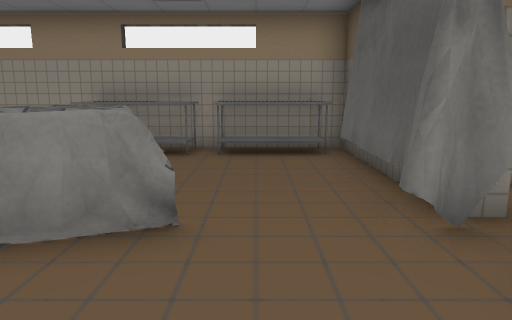
view 1 (above)

12 first-person views from a walk through a 3-D level made in the Unity game engine. The camera is 1.2 m above the floor, tilts 10° down and sees 70° across. The floor is counted in squares, 1 m on a side. Each view is taken from the middle of a square. On the plan, view 1 faces up. The plan holds only what a view shows up to about 15 squares ahead; the rest is blank. Some surface patterns are stand-ins.

view 2
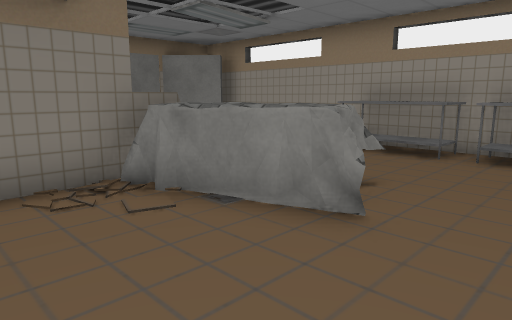

view 3
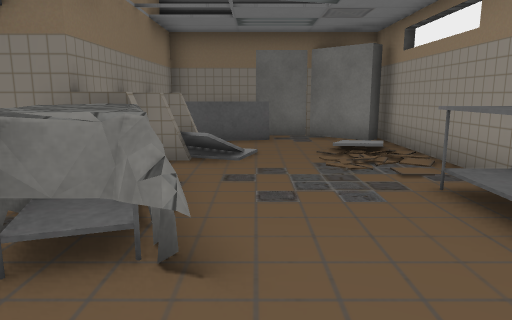

view 4
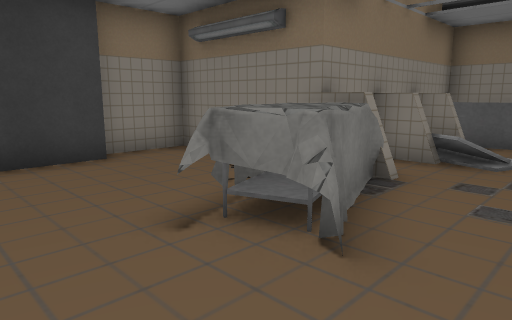

view 5
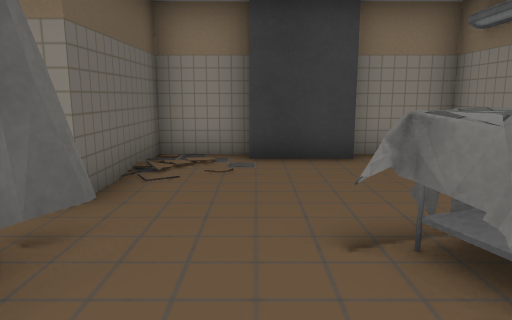

view 6
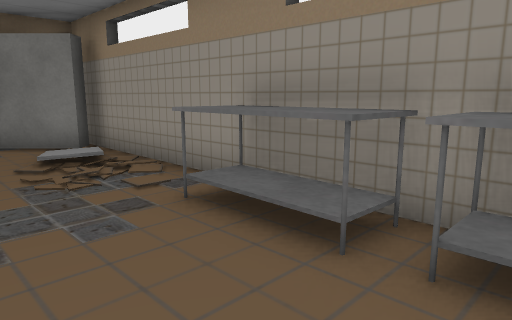

view 7
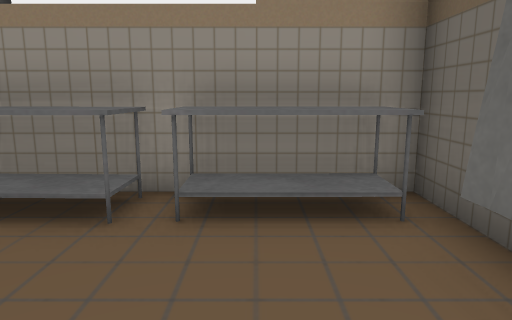

view 8
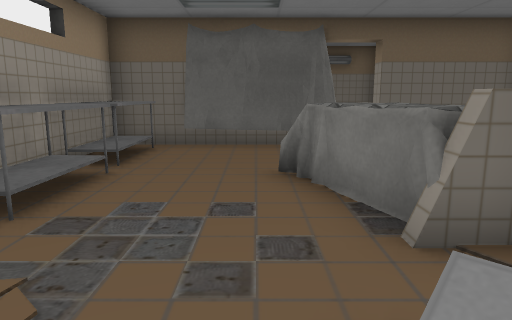

view 9
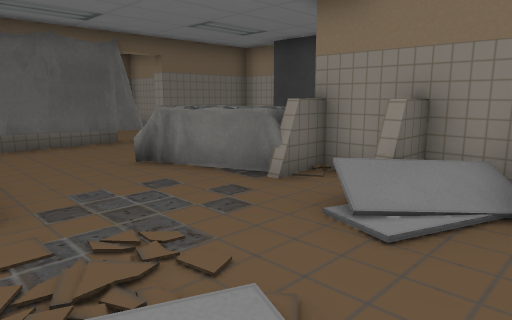

view 10
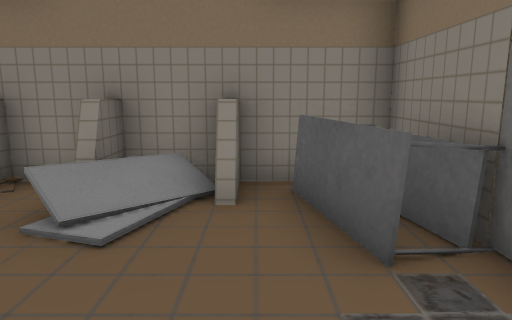

view 11
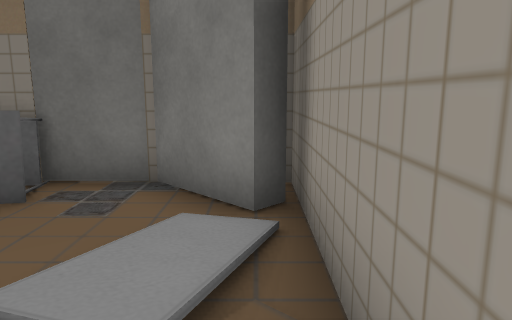

view 12
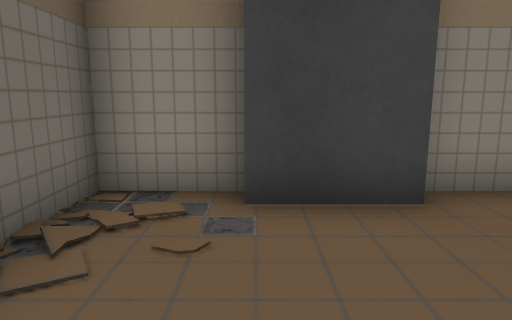

### Floor plan
Key: @ floor where view 1 was taken; # wall or solid block; . floor; / step, stairs or slope; = window, fence, low wall or low ledge; T table; O other object.
Columns run from 10 left of view 1 to 2 right of it. Each row starts with its distance up from view 1.
  9  ############
  8 ##//..TTTTTT#
  7 #.//...TT.TT#
  6 ............#
  5 #T../.......#
  4 #T./O..TTT..#
  3 #T=/=.#TTT..#
  2 #######.....#
  1       #.....#
  0       #...@.#
 -1       #.....#
 -2       #######

Positions as (right, up) in squares from view 1, and headings:
1: (0, 0), facing up
2: (1, 0), facing up-left
3: (1, 5), facing left
4: (1, 6), facing down-left
5: (0, 6), facing down
6: (0, 5), facing up-left
7: (0, 4), facing up
8: (-7, 5), facing right
9: (-8, 8), facing down-right
10: (-8, 8), facing down
11: (-5, 8), facing left
12: (0, 3), facing down
